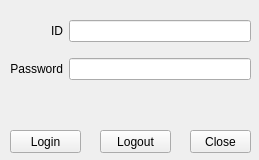
<?xml version="1.0" encoding="UTF-8"?>
<ui version="4.0">
 <class>LoginWindow</class>
 <widget class="QWidget" name="LoginWindow">
  <property name="geometry">
   <rect>
    <x>0</x>
    <y>0</y>
    <width>259</width>
    <height>160</height>
   </rect>
  </property>
  <property name="windowTitle">
   <string>Form</string>
  </property>
  <widget class="QPushButton" name="pushButtonLogin">
   <property name="geometry">
    <rect>
     <x>10</x>
     <y>130</y>
     <width>71</width>
     <height>23</height>
    </rect>
   </property>
   <property name="text">
    <string>Login</string>
   </property>
  </widget>
  <widget class="QPushButton" name="pushButtonLogout">
   <property name="geometry">
    <rect>
     <x>100</x>
     <y>130</y>
     <width>71</width>
     <height>23</height>
    </rect>
   </property>
   <property name="text">
    <string>Logout</string>
   </property>
  </widget>
  <widget class="QPushButton" name="pushButtonClose">
   <property name="geometry">
    <rect>
     <x>190</x>
     <y>130</y>
     <width>61</width>
     <height>23</height>
    </rect>
   </property>
   <property name="text">
    <string>Close</string>
   </property>
  </widget>
  <widget class="QWidget" name="gridLayoutWidget">
   <property name="geometry">
    <rect>
     <x>10</x>
     <y>10</y>
     <width>241</width>
     <height>80</height>
    </rect>
   </property>
   <layout class="QGridLayout" name="gridLayout">
    <item row="1" column="0">
     <widget class="QLabel" name="label_2">
      <property name="text">
       <string>Password</string>
      </property>
      <property name="alignment">
       <set>Qt::AlignRight|Qt::AlignTrailing|Qt::AlignVCenter</set>
      </property>
     </widget>
    </item>
    <item row="0" column="1">
     <widget class="QLineEdit" name="lineEditID"/>
    </item>
    <item row="0" column="0">
     <widget class="QLabel" name="label">
      <property name="text">
       <string>ID</string>
      </property>
      <property name="alignment">
       <set>Qt::AlignRight|Qt::AlignTrailing|Qt::AlignVCenter</set>
      </property>
     </widget>
    </item>
    <item row="1" column="1">
     <widget class="QLineEdit" name="lineEditPassword"/>
    </item>
   </layout>
  </widget>
 </widget>
 <resources/>
 <connections/>
</ui>
